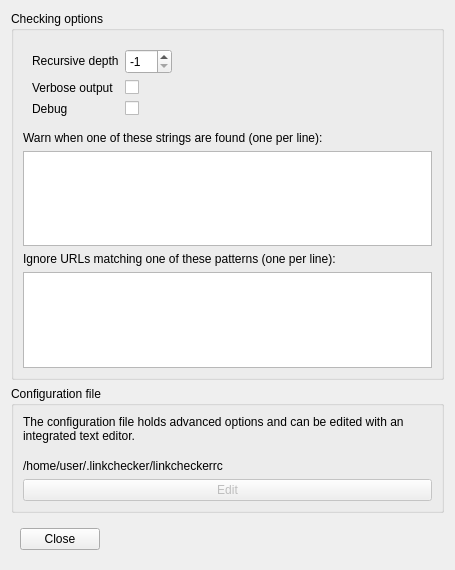
<?xml version="1.0" encoding="UTF-8"?>
<ui version="4.0">
 <class>Options</class>
 <widget class="QDialog" name="Options">
  <property name="geometry">
   <rect>
    <x>0</x>
    <y>0</y>
    <width>455</width>
    <height>570</height>
   </rect>
  </property>
  <property name="minimumSize">
   <size>
    <width>400</width>
    <height>570</height>
   </size>
  </property>
  <property name="windowTitle">
   <string>Options</string>
  </property>
  <layout class="QVBoxLayout" name="verticalLayout_3">
   <item>
    <widget class="QGroupBox" name="groupBox_2">
     <property name="title">
      <string>Checking options</string>
     </property>
     <layout class="QVBoxLayout" name="verticalLayout">
      <item>
       <widget class="QWidget" name="widget" native="true">
        <layout class="QFormLayout" name="formLayout">
         <property name="fieldGrowthPolicy">
          <enum>QFormLayout::ExpandingFieldsGrow</enum>
         </property>
         <item row="0" column="0">
          <widget class="QLabel" name="label">
           <property name="toolTip">
            <string>Check recursively all links up to given depth. A negative depth will enable infinite recursion.</string>
           </property>
           <property name="text">
            <string>Recursive depth</string>
           </property>
          </widget>
         </item>
         <item row="0" column="1">
          <widget class="QSpinBox" name="recursionlevel">
           <property name="sizePolicy">
            <sizepolicy hsizetype="Minimum" vsizetype="Preferred">
             <horstretch>0</horstretch>
             <verstretch>0</verstretch>
            </sizepolicy>
           </property>
           <property name="minimumSize">
            <size>
             <width>0</width>
             <height>25</height>
            </size>
           </property>
           <property name="toolTip">
            <string>Check recursively all links up to given depth. A negative depth will enable infinite recursion.</string>
           </property>
           <property name="minimum">
            <number>-1</number>
           </property>
           <property name="maximum">
            <number>100</number>
           </property>
           <property name="value">
            <number>-1</number>
           </property>
          </widget>
         </item>
         <item row="1" column="0">
          <widget class="QLabel" name="label_2">
           <property name="toolTip">
            <string>Log all checked URLs once. Default is to log only errors and warnings.</string>
           </property>
           <property name="text">
            <string>Verbose output</string>
           </property>
          </widget>
         </item>
         <item row="1" column="1">
          <widget class="QCheckBox" name="verbose">
           <property name="enabled">
            <bool>true</bool>
           </property>
           <property name="toolTip">
            <string>Log all checked URLs once. Default is to log only errors and warnings.</string>
           </property>
           <property name="text">
            <string/>
           </property>
          </widget>
         </item>
         <item row="2" column="0">
          <widget class="QLabel" name="label_4">
           <property name="text">
            <string>Debug</string>
           </property>
          </widget>
         </item>
         <item row="2" column="1">
          <widget class="QCheckBox" name="debug">
           <property name="text">
            <string/>
           </property>
          </widget>
         </item>
        </layout>
       </widget>
      </item>
      <item>
       <spacer name="verticalSpacer">
        <property name="orientation">
         <enum>Qt::Vertical</enum>
        </property>
        <property name="sizeHint" stdset="0">
         <size>
          <width>20</width>
          <height>10</height>
         </size>
        </property>
       </spacer>
      </item>
      <item>
       <widget class="QLabel" name="label_5">
        <property name="text">
         <string>Warn when one of these strings are found (one per line):</string>
        </property>
       </widget>
      </item>
      <item>
       <widget class="QPlainTextEdit" name="warninglines">
        <property name="maximumSize">
         <size>
          <width>16777215</width>
          <height>150</height>
         </size>
        </property>
       </widget>
      </item>
      <item>
       <widget class="QLabel" name="label_6">
        <property name="text">
         <string>Ignore URLs matching one of these patterns (one per line):</string>
        </property>
       </widget>
      </item>
      <item>
       <widget class="QPlainTextEdit" name="ignorelines">
        <property name="maximumSize">
         <size>
          <width>16777215</width>
          <height>150</height>
         </size>
        </property>
       </widget>
      </item>
     </layout>
    </widget>
   </item>
   <item>
    <widget class="QGroupBox" name="groupBox">
     <property name="title">
      <string>Configuration file</string>
     </property>
     <layout class="QVBoxLayout" name="verticalLayout_2">
      <item>
       <widget class="QLabel" name="label_3">
        <property name="text">
         <string>The configuration file holds advanced options and can be edited with an integrated text editor.</string>
        </property>
        <property name="wordWrap">
         <bool>true</bool>
        </property>
       </widget>
      </item>
      <item>
       <spacer name="verticalSpacer_2">
        <property name="orientation">
         <enum>Qt::Vertical</enum>
        </property>
        <property name="sizeHint" stdset="0">
         <size>
          <width>20</width>
          <height>10</height>
         </size>
        </property>
       </spacer>
      </item>
      <item>
       <widget class="QLabel" name="user_config_filename">
        <property name="sizePolicy">
         <sizepolicy hsizetype="Preferred" vsizetype="Preferred">
          <horstretch>0</horstretch>
          <verstretch>0</verstretch>
         </sizepolicy>
        </property>
        <property name="toolTip">
         <string>Overrides system wide configuration file settings.</string>
        </property>
        <property name="frameShape">
         <enum>QFrame::NoFrame</enum>
        </property>
        <property name="lineWidth">
         <number>0</number>
        </property>
        <property name="text">
         <string>/home/user/.linkchecker/linkcheckerrc</string>
        </property>
        <property name="alignment">
         <set>Qt::AlignLeading|Qt::AlignLeft|Qt::AlignVCenter</set>
        </property>
        <property name="wordWrap">
         <bool>true</bool>
        </property>
        <property name="margin">
         <number>0</number>
        </property>
        <property name="textInteractionFlags">
         <set>Qt::TextSelectableByMouse</set>
        </property>
       </widget>
      </item>
      <item>
       <widget class="QPushButton" name="user_config_button">
        <property name="enabled">
         <bool>false</bool>
        </property>
        <property name="toolTip">
         <string/>
        </property>
        <property name="text">
         <string>Edit</string>
        </property>
       </widget>
      </item>
     </layout>
    </widget>
   </item>
   <item>
    <spacer name="verticalSpacer_3">
     <property name="orientation">
      <enum>Qt::Vertical</enum>
     </property>
     <property name="sizeHint" stdset="0">
      <size>
       <width>20</width>
       <height>10</height>
      </size>
     </property>
    </spacer>
   </item>
   <item>
    <widget class="QWidget" name="widget_2" native="true">
     <layout class="QHBoxLayout" name="horizontalLayout">
      <item>
       <widget class="QPushButton" name="closeButton">
        <property name="text">
         <string>Close</string>
        </property>
       </widget>
      </item>
      <item>
       <spacer name="horizontalSpacer">
        <property name="orientation">
         <enum>Qt::Horizontal</enum>
        </property>
        <property name="sizeHint" stdset="0">
         <size>
          <width>317</width>
          <height>20</height>
         </size>
        </property>
       </spacer>
      </item>
     </layout>
    </widget>
   </item>
  </layout>
 </widget>
 <resources/>
 <connections/>
</ui>
